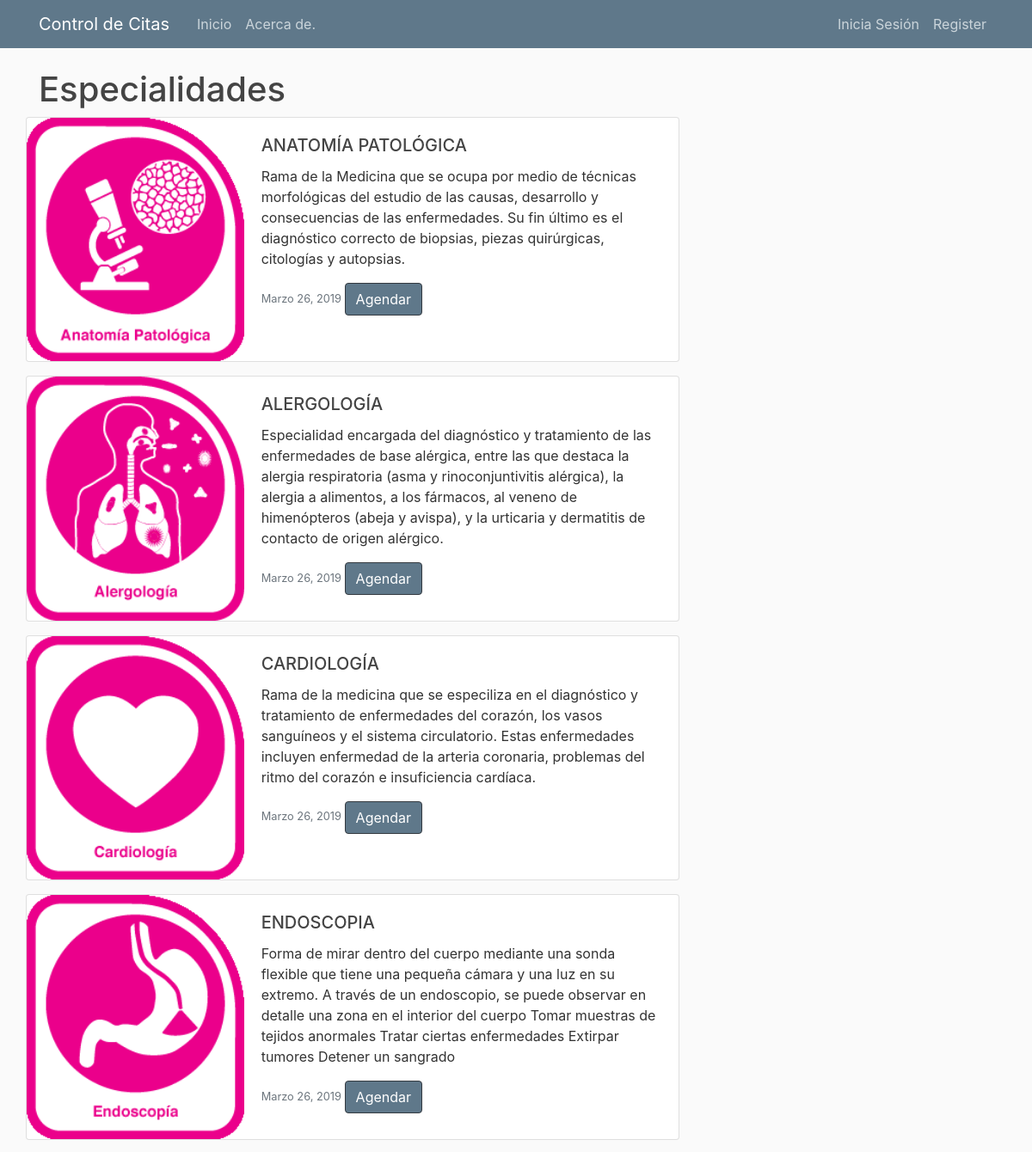
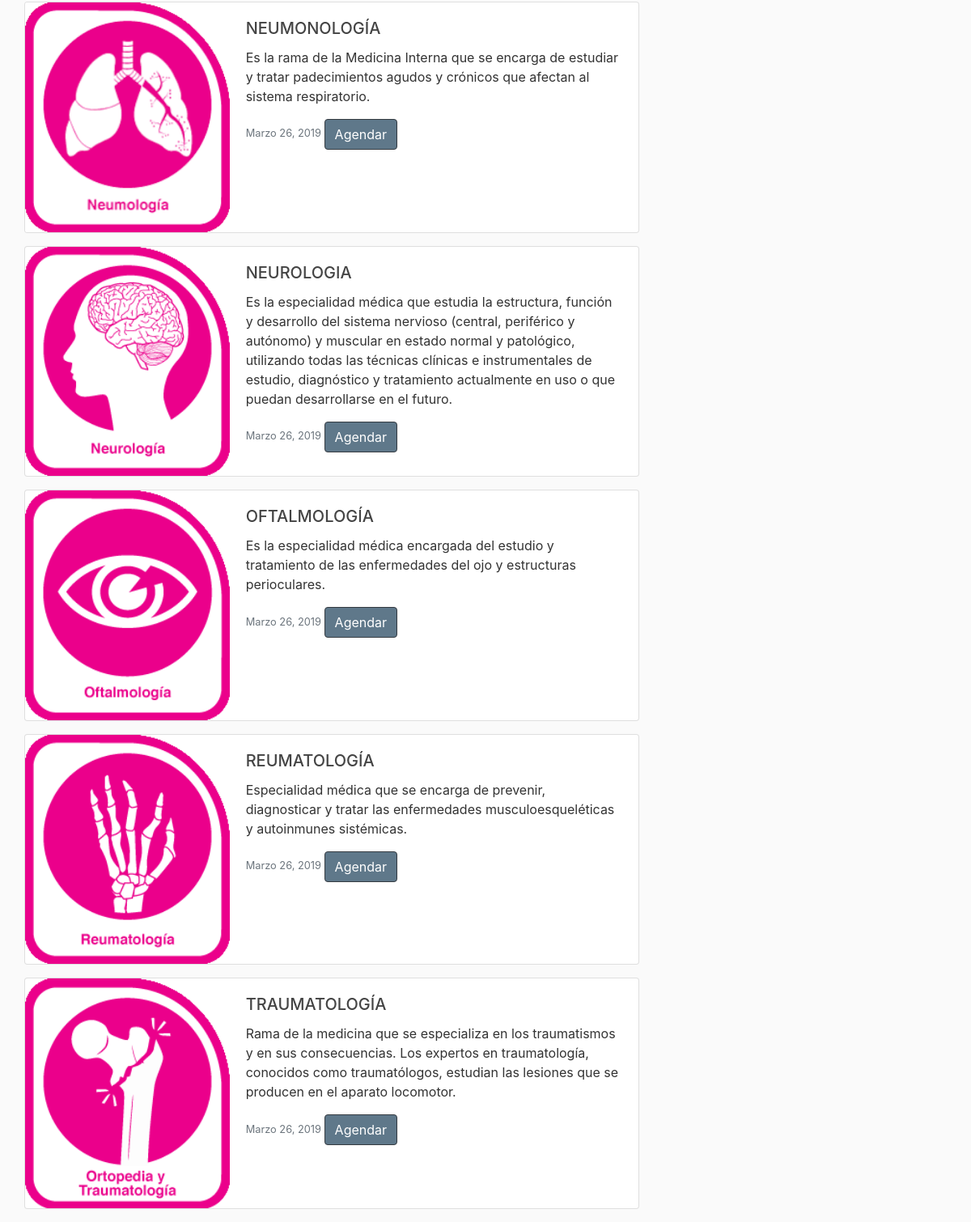
The page /especialidades/ on the database its author committed (2 pictures, top to bottom).
### user/models.py (models this page shows, shortened)
class Especialidades(models.Model):
    title = models.CharField(max_length=100)
    content = models.TextField()
    date_posted = models.DateTimeField(default=timezone.now)
    author = models.ForeignKey(User, on_delete=models.CASCADE)
    image =models.ImageField(default='default.jpg', upload_to='espec_pics')

### user/views.py (the view)
# urls.py: path('especialidades/', user_views.especialidades, name='especialidades'),
def especialidades(request):
    context ={
        'post': Especialidades.objects.all()
    }
    return render(request, 'user/espec.html', context)

### user/templates/user/espec.html
{% extends "core/base.html" %}
{% load static %}
{% block content %}
<h1>Especialidades</h1>
    {% for especialidades in post %}
            <div class="row">
                <div class="card mb-3" style="max-width: 1000px;">
                    <div class="row no-gutters">
                        <div class="col-md-4">
                            <img src="{{ especialidades.image.url }}" class="card-img" >
                        </div>
                        <div class="col-md-8">
                            <div class="card-body">
                                <h5 class="card-title">{{especialidades.title}}</h5>
                                <p class="card-text">{{especialidades.content}}</p>
                                <p class="card-text"><small class="text-muted">{{ especialidades.date_posted|date:"F d, Y" }}
                                <a href="{% url 'agendar' %}" class="btn btn-dark bg-steel">Agendar</a></small></p>
                            </div>
                        </div>
                    </div>
                </div>
            </div>
    {% endfor %}
{% endblock content %}

### core/static/core/css/main.css (style rules this page uses)
body { background: #fafafa; color: #333333; margin-top: 5rem; }
h1, h2, h3, h4, h5, h6 { color: #444444; }
.bg-steel { background-color: #5f788a; }

### rows shown on the page
Especialidades: image (picture), title "ANATOMÍA PATOLÓGICA", content "Rama de la Medicina que se ocupa por medio de técnicas morfológicas del estudio de las causas, desarrollo y consecuencias de las enfermedades. Su fin último es el diagnóstico correcto de biopsias, piezas quirúrgicas, citologías y autopsias.", date_posted "Marzo 26, 2019"
Especialidades: image (picture), title "ALERGOLOGÍA", content "Especialidad encargada del diagnóstico y tratamiento de las enfermedades de base alérgica, entre las que destaca la alergia respiratoria (asma y rinoconjuntivitis alérgica), la alergia a alimentos, a los fármacos, al veneno de himenópteros (abeja y avispa), y la urticaria y dermatitis de contacto de origen alérgico.", date_posted "Marzo 26, 2019"
Especialidades: image (picture), title "CARDIOLOGÍA", content "Rama de la medicina que se especiliza en el diagnóstico y tratamiento de enfermedades del corazón, los vasos sanguíneos y el sistema circulatorio. Estas enfermedades incluyen enfermedad de la arteria coronaria, problemas del ritmo del corazón e insuficiencia cardíaca.", date_posted "Marzo 26, 2019"
Especialidades: image (picture), title "ENDOSCOPIA", content "Forma de mirar dentro del cuerpo mediante una sonda flexible que tiene una pequeña cámara y una luz en su extremo. A través de un endoscopio, se puede observar en detalle una zona en el interior del cuerpo Tomar muestras de tejidos anormales Tratar ciertas enfermedades Extirpar tumores Detener un sangrado", date_posted "Marzo 26, 2019"
Especialidades: image (picture), title "NEUMONOLOGÍA", content "Es la rama de la Medicina Interna que se encarga de estudiar y tratar padecimientos agudos y crónicos que afectan al sistema respiratorio.", date_posted "Marzo 26, 2019"
Especialidades: image (picture), title "NEUROLOGIA", content "Es la especialidad médica que estudia la estructura, función y desarrollo del sistema nervioso (central, periférico y autónomo) y muscular en estado normal y patológico, utilizando todas las técnicas clínicas e instrumentales de estudio, diagnóstico y tratamiento actualmente en uso o que puedan desarrollarse en el futuro.", date_posted "Marzo 26, 2019"
Especialidades: image (picture), title "OFTALMOLOGÍA", content "Es la especialidad médica encargada del estudio y tratamiento de las enfermedades del ojo y estructuras perioculares.", date_posted "Marzo 26, 2019"
Especialidades: image (picture), title "REUMATOLOGÍA", content "Especialidad médica que se encarga de prevenir, diagnosticar y tratar las enfermedades musculoesqueléticas y autoinmunes sistémicas.", date_posted "Marzo 26, 2019"
Especialidades: image (picture), title "TRAUMATOLOGÍA", content "Rama de la medicina que se especializa en los traumatismos y en sus consecuencias. Los expertos en traumatología, conocidos como traumatólogos, estudian las lesiones que se producen en el aparato locomotor.", date_posted "Marzo 26, 2019"
